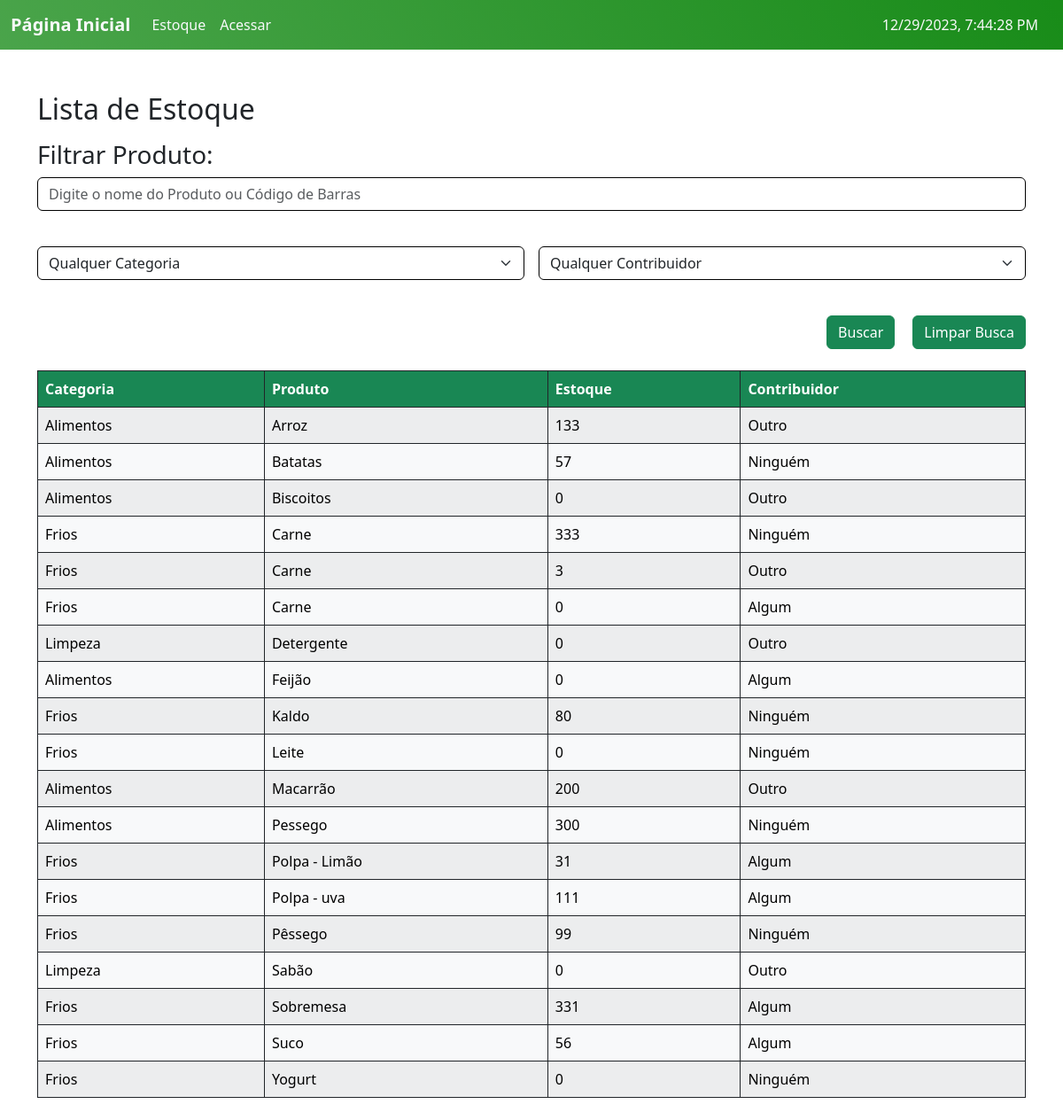
/Estoque/, run on the app's committed database.
### ABSJ/models.py (models this page shows, shortened)
class Produto(models.Model):
    user = models.ForeignKey(User, on_delete=models.CASCADE)
    categoria = models.ForeignKey(Categoria, on_delete=models.CASCADE, null=True)
    contribuidor = models.ForeignKey(Contribuidor, on_delete=models.CASCADE, null=True)
    produto = models.CharField(max_length=200)
    codigo = models.PositiveIntegerField(unique=True)
    estoque = models.PositiveIntegerField(default=0)
    validade = models.DateField()
    tempo_ultima_atualizacao = models.DateField(default=date.today)
    quantidade_dias = models.IntegerField(default=0)
    class Meta:
        ordering = ['produto']

class Categoria(models.Model):
    categoria = models.CharField(max_length=100, unique=True)
    class Meta:
        ordering = ['categoria']
    def __str__(self):
        return self.categoria

class Contribuidor(models.Model):
    contribuidor = models.CharField(max_length=250, unique=True)
    tipocontribuidor = models.CharField(choices=CONTRIBUIDOR, max_length=10)
    tempo = models.DateField()
    tempo_ultima_atualizacao = models.DateField(default=date.today)
    quantidade_dias = models.PositiveIntegerField(default=0)
    observacoes = models.TextField(blank=True, null=True)
    class Meta:
        ordering = ['tempo']
    def __str__(self):
        return self.contribuidor

### ABSJ/views.py (the view, shortened to what this page needs)
# urls.py: path('Estoque/', v.estoque, name='estoque'),
def estoque(request):
    produtos = m.Produto.objects.all()
    categorias = m.Categoria.objects.all()
    contribuidores = m.Contribuidor.objects.all()
    busca = request.GET.get('busca')
    categoria_id = request.GET.get('categoria')
    contribuidor_id = request.GET.get('contribuidor')
    if categoria_id:
        produtos = produtos.filter(categoria__id=categoria_id)
    if contribuidor_id:
        produtos = produtos.filter(contribuidor__id=contribuidor_id)
    notifica = []
    notifica_prazo = []
    notifica_vencido = []
    hoje = date.today()
    for produto in produtos:
        diferenca = (produto.validade - hoje).days
        if diferenca <= 0:
            message = format_html('<span class="error-var">{}</span> venceu na data {}!', produto.produto, produto.validade.strftime('%d/%m/%Y'))
            notifica_vencido.append((produto, produto.id, message))
            notifica.append(produto)
            notifica
        elif 0 < diferenca <= 7:
            message = format_html('<span class="error-var">{}</span> está prestes a vencer na data {}!', produto.produto, produto.validade.strftime('%d/%m/%Y'))
            notifica_prazo.append((produto, produto.id, message))
            notifica.append(produto)
    return render (request, 'list_Estoque.html', {'notifica':notifica, 'notifica_prazo':notifica_prazo, 'notifica_vencido':notifica_vencido, 'produtos':produtos, 'categorias':categorias, 'contribuidores':contribuidores})

### templates/list_Estoque.html (shortened to what this page needs)
{% extends 'home.html' %}
{% load static %}
{% block content %}
<div class="container mt-5">
  <h2 class="mb-2">Lista de Estoque</h2>
  <h3 class="mt-3">Filtrar Produto:</h3>
<form class="row g-3" action="{% url 'estoque' %}" method="GET">
  <div class="col-12">
    <input class="form-control mb-4" type="text" name="busca" placeholder="Digite o nome do Produto ou Código de Barras">
  </div>
  <div class="col-md-6">
      <select class="form-select mb-4" name="categoria">
          <option value="" selected>Qualquer Categoria</option>
      </select>
    </div>
    <div class="col-md-6">
      <select class="form-select mb-4" name="contribuidor">
          <option value="" selected>Qualquer Contribuidor</option>
      </select>
    </div>
    <div class="d-flex justify-content-end mb-4">
      <input class="btn btn-success" type="submit" value="Buscar">
      <a class="btn btn-success"style="margin-left: 20px;" href="{% url 'estoque' %}">Limpar Busca</a>
    </div>
</form>
  <div class="table-responsive">
    <table class="table table-striped table-bordered table-hover border-dark">
      <thead id="customTableHead" class="thead-dark table-custom">
        <tr>
          <th scope="col">Categoria</th>
          <th scope="col">Produto</th>
          <th scope="col">Estoque</th>
          <th scope="col">Contribuidor</th>
        </tr>
      </thead>
      <tbody>
        {% if produtos %}
        {% for p in produtos %}
          <tr class="table-light border-dark custom-links specific-link">
            <td><a href="{% url 'Categoria_read' id=p.categoria.id %}" class="specific-link">{{ p.categoria }}</a></td>
            <td><a href="{% url 'Produto_read' id=p.id %}" class="specific-link">{{ p.produto }}</a></td>
            <td>{{ p.estoque }}</td>
            <td><a href="{% url 'Contribuidor_read' id=p.contribuidor.id %}" class="specific-link">{{ p.contribuidor }}</a></td>
          </tr>
          {% endfor %}
          {% else %}
          <tr>
            <td class="text-center p-5" colspan="5">Sem resultados encontrados :C</td>
          </tr>
          {% endif %}
      </tbody>
    </table>
  </div>
  </div>
{% endblock %}

### static/css/styles.css (style rules this page uses)
input.form-control, select.form-select { border-color: #000000; }
.custom-links .specific-link { text-decoration: none; }
.custom-links .specific-link { color: #000000; }
#customTableHead th { background-color: #198754; color: #fff; }

### data on the page
Produto: categoria "Alimentos", produto "Arroz", estoque "133", contribuidor "Outro"
Produto: categoria "Alimentos", produto "Batatas", estoque "57", contribuidor "Ninguém"
Produto: categoria "Alimentos", produto "Biscoitos", estoque "0", contribuidor "Outro"
Produto: categoria "Frios", produto "Carne", estoque "333", contribuidor "Ninguém"
Produto: categoria "Frios", produto "Carne", estoque "3", contribuidor "Outro"
Produto: categoria "Frios", produto "Carne", estoque "0", contribuidor "Algum"
Produto: categoria "Limpeza", produto "Detergente", estoque "0", contribuidor "Outro"
Produto: categoria "Alimentos", produto "Feijão", estoque "0", contribuidor "Algum"
Produto: categoria "Frios", produto "Kaldo", estoque "80", contribuidor "Ninguém"
Produto: categoria "Frios", produto "Leite", estoque "0", contribuidor "Ninguém"
Produto: categoria "Alimentos", produto "Macarrão", estoque "200", contribuidor "Outro"
Produto: categoria "Alimentos", produto "Pessego", estoque "300", contribuidor "Ninguém"
Produto: categoria "Frios", produto "Polpa - Limão", estoque "31", contribuidor "Algum"
Produto: categoria "Frios", produto "Polpa - uva", estoque "111", contribuidor "Algum"
Produto: categoria "Frios", produto "Pêssego", estoque "99", contribuidor "Ninguém"
Produto: categoria "Limpeza", produto "Sabão", estoque "0", contribuidor "Outro"
Produto: categoria "Frios", produto "Sobremesa", estoque "331", contribuidor "Algum"
Produto: categoria "Frios", produto "Suco", estoque "56", contribuidor "Algum"
Produto: categoria "Frios", produto "Yogurt", estoque "0", contribuidor "Ninguém"
